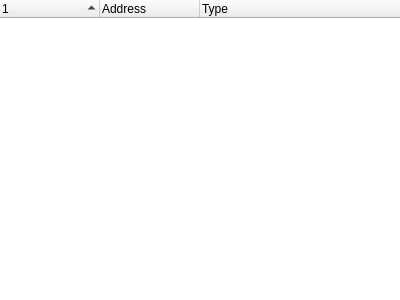
<?xml version="1.0" encoding="UTF-8"?>
<ui version="4.0">
 <class>EntrypointWidget</class>
 <widget class="QDockWidget" name="EntrypointWidget">
  <property name="geometry">
   <rect>
    <x>0</x>
    <y>0</y>
    <width>400</width>
    <height>300</height>
   </rect>
  </property>
  <property name="windowTitle">
   <string notr="true">Entry Points</string>
  </property>
  <widget class="QWidget" name="dockWidgetContents">
   <layout class="QVBoxLayout" name="verticalLayout">
    <property name="leftMargin">
     <number>0</number>
    </property>
    <property name="topMargin">
     <number>0</number>
    </property>
    <property name="rightMargin">
     <number>0</number>
    </property>
    <property name="bottomMargin">
     <number>0</number>
    </property>
    <item>
     <widget class="QTreeWidget" name="entrypointTreeWidget">
      <property name="styleSheet">
       <string notr="true">QTreeWidget::item
{
    padding-left:10px;
    padding-top: 1px;
    padding-bottom: 1px;
    border-left: 10px;
}

QTreeWidget::item:hover
{
    background: rgb(242, 246, 248);
    color: black;
}

QTreeWidget::item:selected
{
    background: gray;
    color: white;
}</string>
      </property>
      <property name="frameShape">
       <enum>QFrame::NoFrame</enum>
      </property>
      <property name="lineWidth">
       <number>0</number>
      </property>
      <property name="sortingEnabled">
       <bool>true</bool>
      </property>
      <property name="columnCount">
       <number>3</number>
      </property>
      <column>
       <property name="text">
        <string notr="true">1</string>
       </property>
      </column>
      <column>
       <property name="text">
        <string notr="true">Address</string>
       </property>
      </column>
      <column>
       <property name="text">
        <string notr="true">Type</string>
       </property>
      </column>
     </widget>
    </item>
   </layout>
  </widget>
 </widget>
 <resources/>
 <connections/>
</ui>
